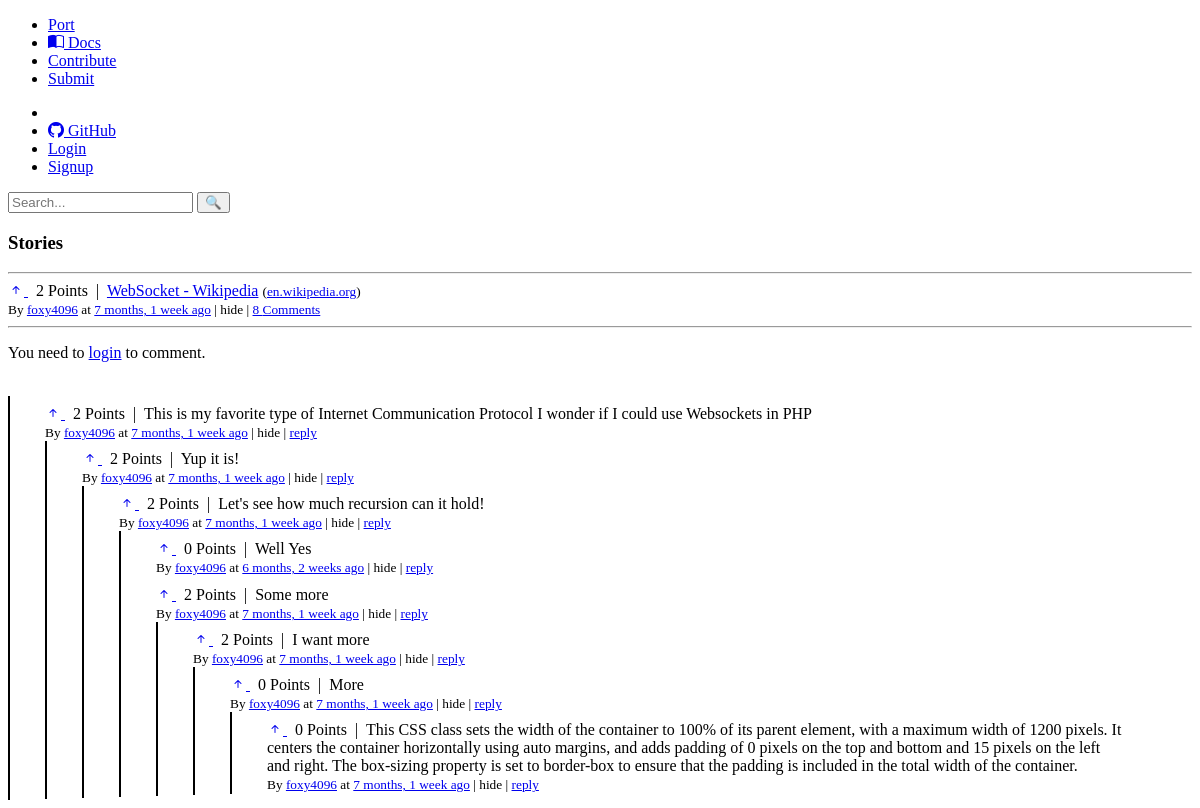
The page /story/17/ on the database its author committed.
### story/models.py (models this page shows, shortened)
class Story(models.Model):
    title = models.CharField(max_length=512, help_text="Required")
    content = models.TextField(blank=True, null=True, help_text="Optional")
    url = models.URLField(null=True, blank=True, help_text="Optional")
    votes = models.ManyToManyField(User, related_name="votes")
    created_on = models.DateTimeField(auto_now_add=True)
    created_by = models.ForeignKey(
        User, on_delete=models.CASCADE, related_name="stories", blank=True, null=True
    )
    reply_to = models.ForeignKey(
        "self", null=True, blank=True, related_name="replies", on_delete=models.CASCADE
    )
    class Meta:
        verbose_name_plural = "Stories"
        ordering = ["-created_on"]
    def __str__(self):
        return self.title
    def total_comments_count(self):
        f"""
        Count the total number of replies recursively for {self}
        """
        count = self.replies.count()
        count += sum(reply.total_comments_count() for reply in self.replies.all())
        return count

### story/views.py (the view)
# urls.py: path("story/<int:pk>/", views.story_detail, name="story_detail"),
def story_detail(request, pk):
    story = get_object_or_404(Story, pk=pk)
    reply_form = ReplyStoryForm()
    return render(
        request, "story/story_detail.html", {"story": story, "rform": reply_form}
    )

### story/forms.py
class ReplyStoryForm(forms.ModelForm):
    title = forms.CharField(
        required=True,
        label="Comment",
        widget=forms.Textarea(attrs={"rows": 5, "cols": 85}),
    )
    class Meta:
        model = Story
        fields = ("title",)

### notifications/context_processors.py (called while the page is built)
def notifications(request):
    if request.user.is_authenticated:
        return {
            "unread_notifications": Notification.objects.filter(
                recipient=request.user, is_read=False
            ),
            "notifications": Notification.objects.filter(recipient=request.user),
        }
    else:
        return {"notifications": None}

### story/templatetags/parse_domain.py (called while the page is built)
@register.filter(name="parse_domain", is_safe=True)
def parse_domain(url):
    return urlparse(url).netloc or None

### story/templates/story/story_detail.html (shortened to what this page needs)
{% extends 'core/base.html' %}
{% block content %}
<div class="container">
    <h3>Stories</h3>
    <hr>
    {% include 'story/islands/story.html' %}
    <hr>
    {% if user.is_authenticated %}
    <form action="{% url 'reply_story' story.pk %}" method="post">
        {{ rform }}
        {% csrf_token %}
        <br>
        <br>
        <button type="submit">Comment</button>
    </form>
    {% else %}
    <p>You need to <a href="{% url 'login' %}">login</a> to comment.</p>
    {% endif %}
    <br>
    {% if story.replies.all %}
    <div class="box">
        {% for reply in story.replies.all %}
        {% include 'story/islands/story.html' with story=reply is_reply=True recursion=1 %}
        {% endfor %}
    </div>
    {% endif %}
</div>
{% endblock content %}

### story/templates/story/islands/story.html (shortened to what this page needs)
{% load humanize %}
{% load story_tag %}
{% load parse_domain %}
<div class="{% if is_reply %} custom-box {% else %} box {% endif %} plain">
        <sapn id="votes-{{ story.id }}">
            {% include 'story/islands/votes.html' %} &#160;|&#160;
        </sapn>
        {% if is_reply %}
        {{story.title}}
            {% else %}
            <a href="
            {% if story.url != None %}
            {{story.url}}
            {% else %}
            {% url 'story_detail' story.pk %}
            {% endif %}
            " target="_blank">{{ story.title }}</a>
            {% endif %}
        <small>
        {% if story.url|parse_domain %}
        (<a href="{{ story.url }}" target="_blank">{{ story.url | parse_domain }}</a>)
        {% endif %}
        <br>
        By <a href="{% url 'user-profile' story.created_by.username %}">
            {{ story.created_by.username }}</a> at <a href="{% url 'story_detail' story.pk %}">
            {{ story.created_on | naturaltime }}</a> | hide
            {% if is_reply %}
            | <a href="{% url 'story_detail' story.pk %}">reply</a>
            {% else %}
            | <a href="{% url 'story_detail' story.pk %}">{{story.total_comments_count}}
                Comments</a>
            {% endif %}
    </small>
    {% if is_reply and recursion < 15 %}
    {% for reply in story.replies.all %}
    {% include 'story/islands/story.html' with story=reply is_reply=True recursion=recursion|add:1 %}
    {% endfor %}
    {% endif %}
</div>

### story/templates/story/islands/votes.html (shortened to what this page needs)
{% if user.is_authenticated %}
<a class="<button>" hx-get="{% url 'vote_story' story.id %}" hx-target="#votes-{{ story.id }}">
    {% if not user in story.votes.all %}
    <i class="bi bi-arrow-up-short"></i>
    {% else %}
    <i class="bi bi-arrow-down-short"></i>
    {% endif %}
</a>
{% else %}
<a class="<button>" href="{% url 'login' %}?next={% url 'vote_story' story.id %}" hx-target="#votes-{{ story.id }}">
    <i class="bi bi-arrow-up-short"></i>
</a>
{% endif %}
{{ story.votes.count }} Points

### core/static/css/style.css (style rules this page uses)
.custom-box { margin: var(--gap) 0; padding: 9px 10px 1px 35px; overflow: clip; border-left: 2px solid; }

### rows shown on the page
Story: votes.count "2", title "WebSocket - Wikipedia", url|parse_domain "en.wikipedia.org", created_by.username "foxy4096", created_on "7 months, 1 week ago", total_comments_count "8"
Story: votes.count "2", title "This is my favorite type of Internet Communication Protocol I wonder if I could use Websockets in PHP", created_by.username "foxy4096", created_on "7 months, 1 week ago"
Story: votes.count "2", title "Yup it is!", created_by.username "foxy4096", created_on "7 months, 1 week ago"
Story: votes.count "2", title "Let's see how much recursion can it hold!", created_by.username "foxy4096", created_on "7 months, 1 week ago"
Story: votes.count "0", title "Well Yes", created_by.username "foxy4096", created_on "6 months, 2 weeks ago"
Story: votes.count "2", title "Some more", created_by.username "foxy4096", created_on "7 months, 1 week ago"
Story: votes.count "2", title "I want more", created_by.username "foxy4096", created_on "7 months, 1 week ago"
Story: votes.count "0", title "More", created_by.username "foxy4096", created_on "7 months, 1 week ago"
Story: votes.count "0", title "This CSS class sets the width of the container to 100% of its parent element, with a maximum width of 1200 pixels. It centers the container horizontally using auto margins, and adds padding of 0 pixels on the top and bottom and 15 pixels on the left and right. The box-sizing property is set to border-box to ensure that the padding is included in the total width of the container.", created_by.username "foxy4096", created_on "7 months, 1 week ago"
